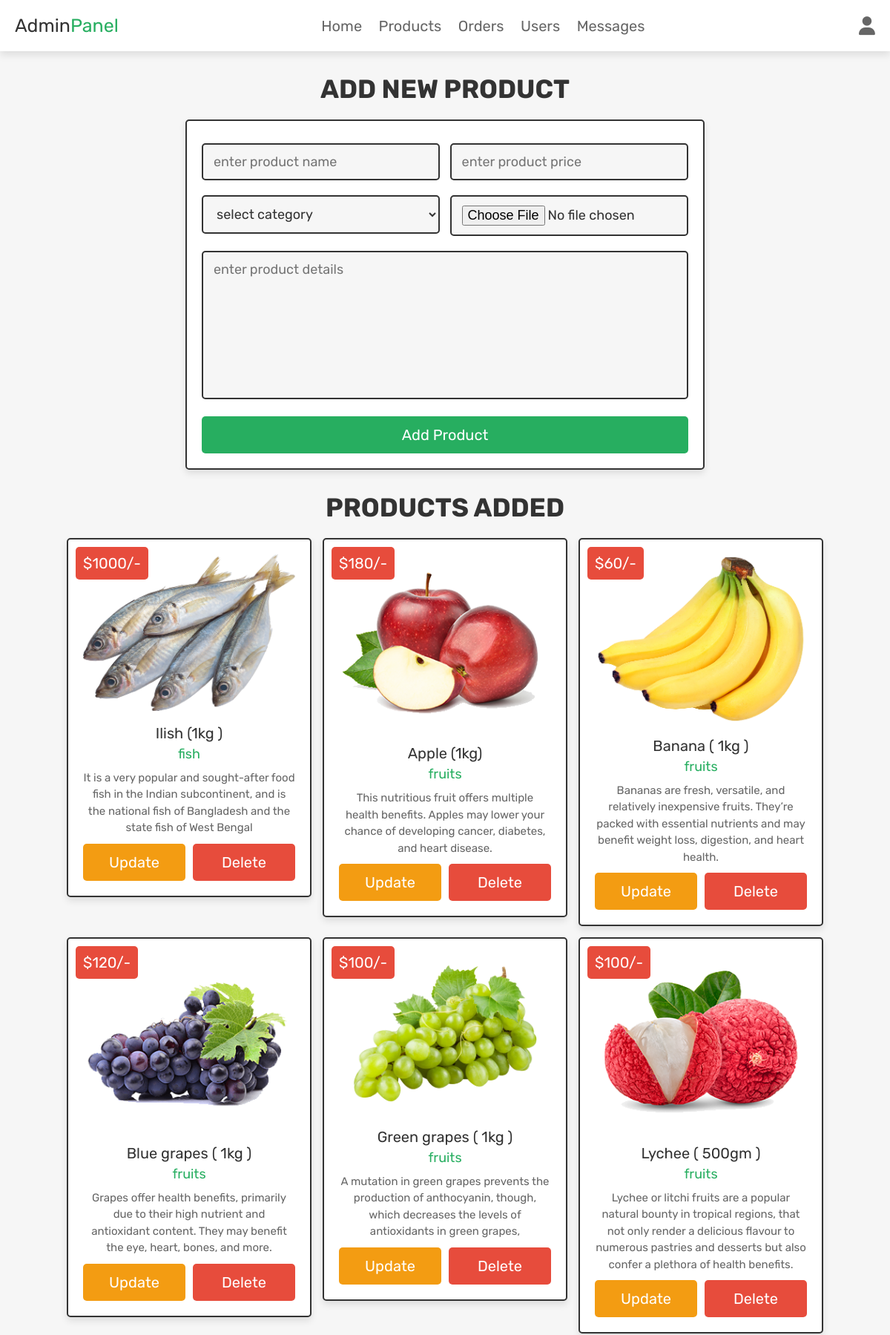
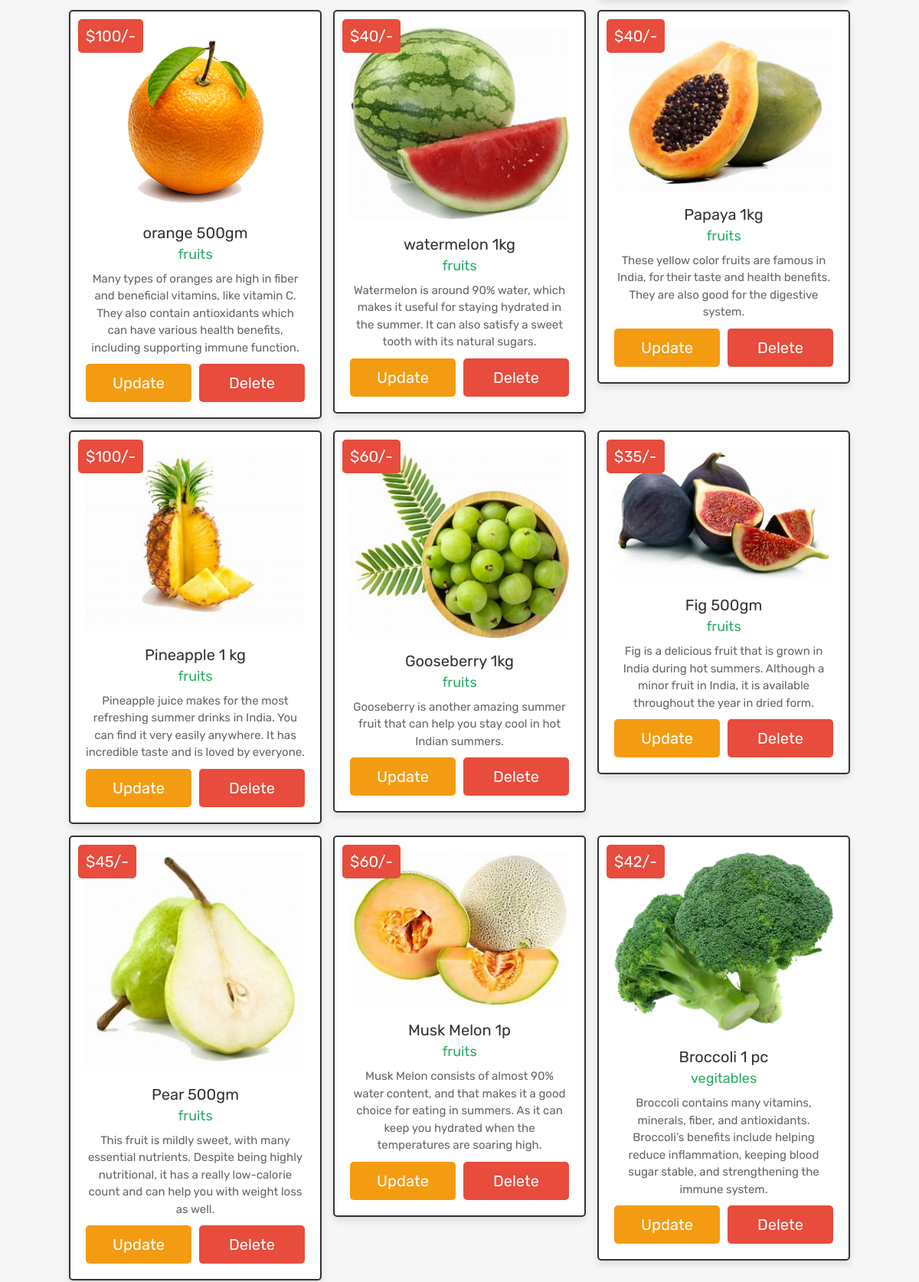
/main/admin_products.php (upper part), run on the app's committed database (2 pictures, top to bottom).
### tables this page shows
CREATE TABLE `products` (
  `id` int(100) NOT NULL,
  `name` varchar(100) NOT NULL,
  `category` varchar(20) NOT NULL,
  `details` varchar(500) NOT NULL,
  `price` int(100) NOT NULL,
  `image` varchar(100) NOT NULL
);

### main/admin_products.php (the view, shortened to what this page needs)
<?php
@include 'config.php';
?>
<!DOCTYPE html>
<html lang="en">
<head>
   <link rel="stylesheet" href="https://cdnjs.cloudflare.com/ajax/libs/font-awesome/6.1.1/css/all.min.css">
   <link rel="stylesheet" href="css/admin_style.css">
</head>
<body>
<?php include 'admin_header.php'; ?>
<section class="add-products">
   <h1 class="title">add new product</h1>
   <form action="" method="POST" enctype="multipart/form-data">
      <div class="flex">
         <div class="inputBox">
         <input type="text" name="name" class="box" required placeholder="enter product name">
         <select name="category" class="box" required>
            <option value="" selected disabled>select category</option>
         </select>
         </div>
         <div class="inputBox">
         <input type="number" min="0" name="price" class="box" required placeholder="enter product price">
         <input type="file" name="image" required class="box" accept="image/jpg, image/jpeg, image/png">
         </div>
      </div>
      <textarea name="details" class="box" required placeholder="enter product details" cols="30" rows="10"></textarea>
      <input type="submit" class="btn" value="add product" name="add_product">
   </form>
</section>
<section class="show-products">
   <h1 class="title">products added</h1>
   <div class="box-container">
   <?php
      $show_products = $conn->prepare("SELECT * FROM `products`");
      $show_products->execute();
      if($show_products->rowCount() > 0){
         while($fetch_products = $show_products->fetch(PDO::FETCH_ASSOC)){
   ?>
   <div class="box">
      <div class="price">$<?= $fetch_products['price']; ?>/-</div>
      <img src="uploaded_img/<?= $fetch_products['image']; ?>" alt="">
      <div class="name"><?= $fetch_products['name']; ?></div>
      <div class="cat"><?= $fetch_products['category']; ?></div>
      <div class="details"><?= $fetch_products['details']; ?></div>
      <div class="flex-btn">
         <a href="admin_update_product.php?update=<?= $fetch_products['id']; ?>" class="option-btn">update</a>
         <a href="admin_products.php?delete=<?= $fetch_products['id']; ?>" class="delete-btn" onclick="return confirm('delete this product?');">delete</a>
      </div>
   </div>
   <?php
      }
   }else{
      echo '<p class="empty">now products added yet!</p>';
   }
   ?>
   </div>
</section>
</body>
</html>

### css/admin_style.css (style rules this page uses)
.add-products form { max-width: 70rem; padding:2rem; margin:0 auto; text-align: center; border:var(--border); box-shadow: var(--box-shadow); background-color: var(--white); border-radius: .5rem; }
.add-products form .flex { display: flex; justify-content: space-between; flex-wrap: wrap; }
.add-products form .flex .inputBox { width: 49%; }
.add-products form .box { width: 100%; margin:1rem 0; padding:1.2rem 1.4rem; font-size: 1.8rem; color:var(--black); border-radius: .5rem; background-color: var(--light-bg); border:var(--border); }
.add-products form textarea { height: 20rem; resize: none; }
.show-products { padding-top: 0; }
.show-products .box-container { display: grid; grid-template-columns: repeat(auto-fit, 33rem); gap:1.5rem; align-items: flex-start; justify-content:center; }
.show-products .box-container .box { text-align: center; border:var(--border); box-shadow: var(--box-shadow); background-color: var(--white); border-radius: .5rem; padding:2rem; position: relative; }
.show-products .box-container .box .price { position: absolute; top:1rem; left:1rem; padding:1rem; font-size: 2rem; color:var(--white); background-color: var(--red); border-radius: .5rem; }
.show-products .box-container .box img { width: 100%; margin-bottom: 1rem; }
.show-products .box-container .box .name { margin:.5rem 0; font-size: 2rem; color:var(--black); }
.show-products .box-container .box .cat { font-size: 1.8rem; color:var(--green); }
.show-products .box-container .box .details { padding-top: 1rem; font-size: 1.5rem; line-height: 1.5; color:var(--light-color); }

### css/components.css (style rules this page uses)
:root { --green:#27ae60; --orange:#f39c12; --red:#e74c3c; --black:#333; --light-color:#666; --white:#fff; --light-bg:#f6f6f6; --border:.2rem solid var(--black); --box-shadow:0 .5rem 1rem rgba(0,0,0,.1); }
* { font-family: 'Rubik', sans-serif; margin:0; padding:0; box-sizing: border-box; outline: none; border:none; text-decoration: none; color:var(--black); }
body { background-color: var(--light-bg); }
html { font-size: 62.5%; overflow-x: hidden; scroll-behavior: smooth; scroll-padding-top: 6.5rem; }
section { padding:3rem 2rem; max-width: 1200px; margin:0 auto; }
.btn, .delete-btn, .option-btn { display: block; width: 100%; margin-top: 1rem; border-radius: .5rem; color:var(--white); font-size: 2rem; padding:1.3rem 3rem; text-transform: capitalize; cursor: pointer; text-align: center; }
.btn { background-color: var(--green); }
.delete-btn { background-color: var(--red); }
.option-btn { background-color: var(--orange); }
.flex-btn { display: flex; flex-wrap: wrap; gap:1rem; }
.flex-btn > * { flex:1; }
.title { text-align: center; margin-bottom: 2rem; text-transform: uppercase; color:var(--black); font-size: 3.5rem; }

### data on the page
products: price "1000", image (picture), name "Ilish (1kg )", category "fish", details "It is a very popular and sought-after food fish in the Indian subcontinent, and is the national fish of Bangladesh and the state fish of West Bengal"
products: price "180", image (picture), name "Apple (1kg)", category "fruits", details "This nutritious fruit offers multiple health benefits. Apples may lower your chance of developing cancer, diabetes, and heart disease."
products: price "60", image (picture), name "Banana ( 1kg )", category "fruits", details "Bananas are fresh, versatile, and relatively inexpensive fruits. They’re packed with essential nutrients and may benefit weight loss, digestion, and heart health."
products: price "120", image (picture), name "Blue grapes ( 1kg )", category "fruits", details "Grapes offer health benefits, primarily due to their high nutrient and antioxidant content. They may benefit the eye, heart, bones, and more."
products: price "100", image (picture), name "Green grapes ( 1kg )", category "fruits", details "A mutation in green grapes prevents the production of anthocyanin, though, which decreases the levels of antioxidants in green grapes,"
products: price "100", image (picture), name "Lychee ( 500gm )", category "fruits", details "Lychee or litchi fruits are a popular natural bounty in tropical regions, that not only render a delicious flavour to numerous pastries and desserts but also confer a plethora of health benefits."
products: price "100", image (picture), name "orange 500gm", category "fruits", details "Many types of oranges are high in fiber and beneficial vitamins, like vitamin C. They also contain antioxidants which can have various health benefits, including supporting immune function."
products: price "40", image (picture), name "watermelon 1kg", category "fruits", details "Watermelon is around 90% water, which makes it useful for staying hydrated in the summer. It can also satisfy a sweet tooth with its natural sugars."
products: price "40", image (picture), name "Papaya 1kg", category "fruits", details "These yellow color fruits are famous in India, for their taste and health benefits. They are also good for the digestive system."
products: price "100", image (picture), name "Pineapple 1 kg", category "fruits", details "Pineapple juice makes for the most refreshing summer drinks in India. You can find it very easily anywhere. It has incredible taste and is loved by everyone."
products: price "60", image (picture), name "Gooseberry 1kg", category "fruits", details "Gooseberry is another amazing summer fruit that can help you stay cool in hot Indian summers."
products: price "35", image (picture), name "Fig 500gm", category "fruits", details "Fig is a delicious fruit that is grown in India during hot summers. Although a minor fruit in India, it is available throughout the year in dried form."
products: price "45", image (picture), name "Pear 500gm", category "fruits", details "This fruit is mildly sweet, with many essential nutrients. Despite being highly nutritional, it has a really low-calorie count and can help you with weight loss as well."
products: price "60", image (picture), name "Musk Melon 1p", category "fruits", details "Musk Melon consists of almost 90% water content, and that makes it a good choice for eating in summers. As it can keep you hydrated when the temperatures are soaring high."
products: price "42", image (picture), name "Broccoli 1 pc", category "vegitables", details "Broccoli contains many vitamins, minerals, fiber, and antioxidants. Broccoli’s benefits include helping reduce inflammation, keeping blood sugar stable, and strengthening the immune system."
